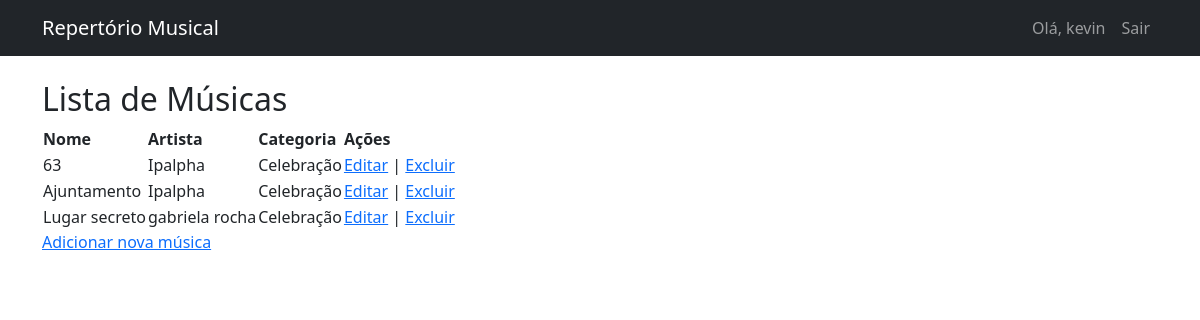
Before: / (signed in) with the older database file.
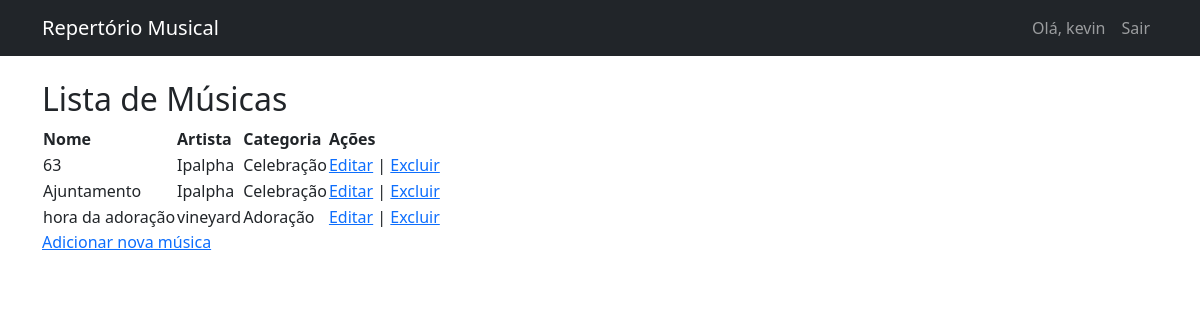
After: the same page with the newer database file.
### repertorio/models.py (models this page shows, shortened)
class Musica(models.Model):
    nome = models.CharField(max_length=200)  # Este é o título da música
    artista = models.CharField(max_length=200)
    categoria = models.ForeignKey(Categoria, on_delete=models.SET_NULL, null=True)
    letra = models.TextField(blank=True)
    acordes = models.TextField(blank=True)
    data_adicao = models.DateTimeField(auto_now_add=True)
    adicionado_por = models.ForeignKey(User, on_delete=models.CASCADE)

class Categoria(models.Model):
    nome = models.CharField(max_length=100)
    descricao = models.TextField(blank=True)

### repertorio/views.py (the view)
# urls.py: path('', views.lista_musicas, name='lista_musicas'),
@login_required
def lista_musicas(request):
    musicas = Musica.objects.all().order_by('nome')
    return render(request, 'repertorio/lista_musicas.html', {'musicas': musicas})

### templates/repertorio/lista_musicas.html
{% extends 'base.html' %}
{% block content %}
<h2>Lista de Músicas</h2>
<table>
    <thead>
        <tr>
            <th>Nome</th>
            <th>Artista</th>
            <th>Categoria</th>
            <th>Ações</th>
        </tr>
    </thead>
    <tbody>
        {% for musica in musicas %}
        <tr>
            <td>{{ musica.nome }}</td>
            <td>{{ musica.artista }}</td>
            <td>{{ musica.categoria.nome }}</td>
            <td>
                <a href="{% url 'repertorio:editar_musica' musica.id %}">Editar</a> |
                <a href="{% url 'repertorio:excluir_musica' musica.id %}">Excluir</a>
            </td>
        </tr>
        {% endfor %}
    </tbody>
</table>
<a href="{% url 'repertorio:adicionar_musica' %}">Adicionar nova música</a>
{% endblock %}

### templates/base.html (shortened to what this page needs)
<!DOCTYPE html>
<html>
<head>
    <link href="https://cdn.jsdelivr.net/npm/bootstrap@5.1.3/dist/css/bootstrap.min.css" rel="stylesheet">
</head>
<body>
    <nav class="navbar navbar-expand-lg navbar-dark bg-dark">
        <div class="container">
            <a class="navbar-brand" href="{% url 'repertorio:lista_musicas' %}">Repertório Musical</a>
            {% if user.is_authenticated %}
            <div class="navbar-nav ms-auto">
                <span class="nav-item nav-link">Olá, {{ user.username }}</span>
                <a class="nav-item nav-link" href="{% url 'logout' %}">Sair</a>
            </div>
            {% endif %}
        </div>
    </nav>
    <div class="container mt-4">
        {% block content %}
        {% endblock %}
    </div>
</body>
</html>

Changed rows visible on the page:
removed Musica: nome "Lugar secreto", artista "gabriela rocha", categoria.nome "Celebração"
added Musica: nome "hora da adoração", artista "vineyard", categoria.nome "Adoração"
